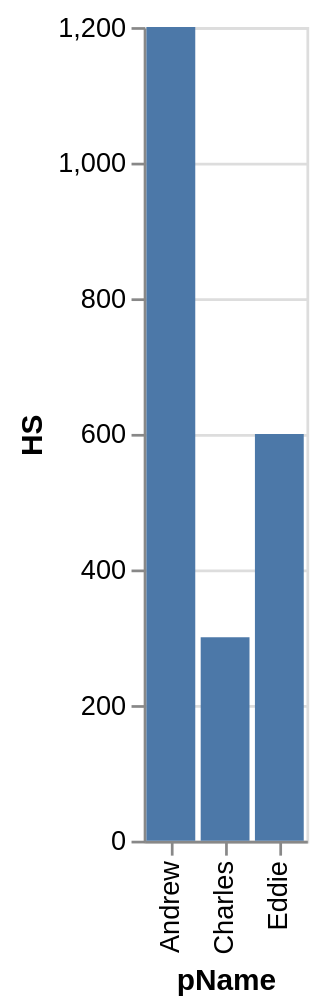

Here is the Vega-Lite specification saved for this chart:
### Vega-Lite specification from a JSON file in a GitHub repository (floating-point values rounded to 4 significant figures)
{"data": {"values": [{"x_data": "Andrew", "y_data": 1200}, {"x_data": "Charles", "y_data": 300}, {"x_data": "Eddie", "y_data": 600}]}, "mark": "bar", "encoding": {"x": {"field": "x_data", "type": "nominal", "title": "pName", "sort": "ascending"}, "y": {"field": "y_data", "type": "quantitative", "title": "HS"}}}
